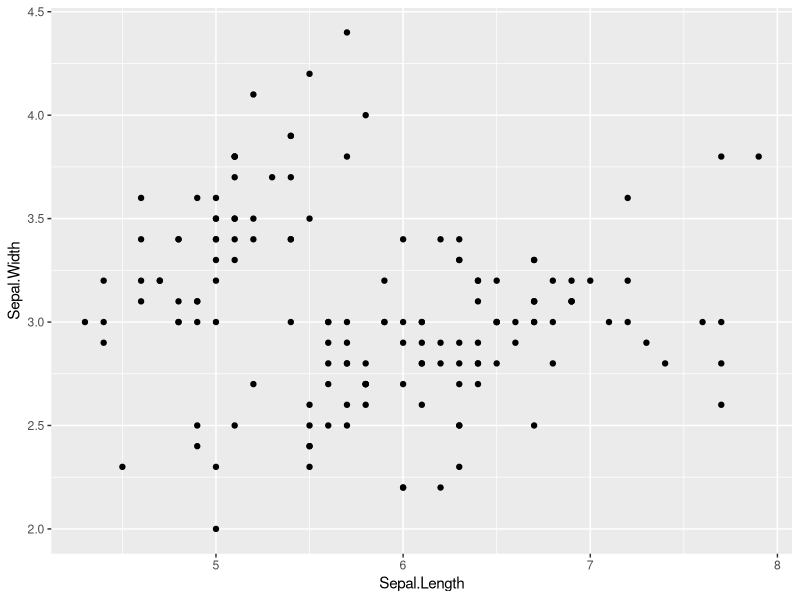
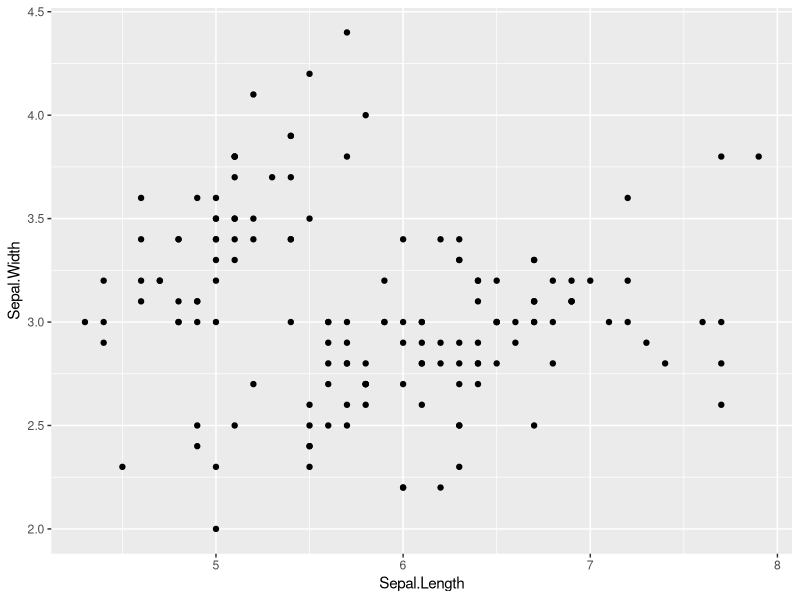
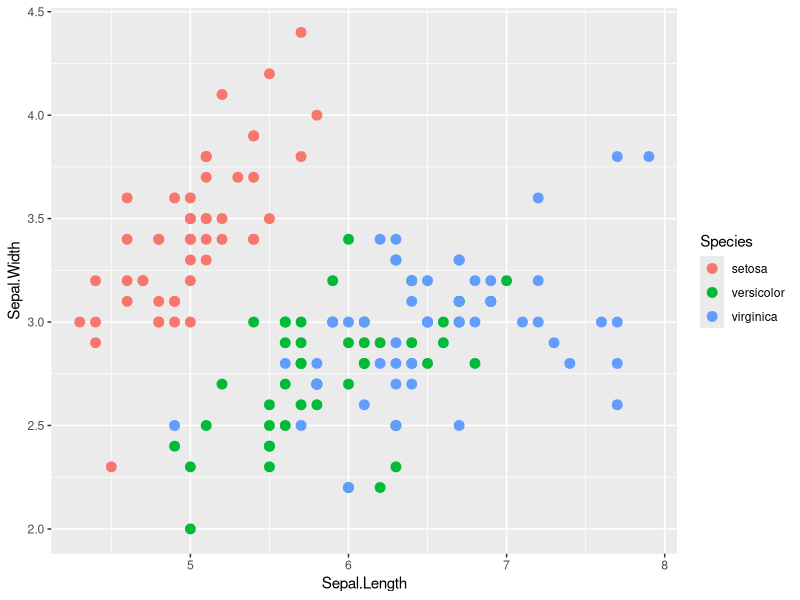
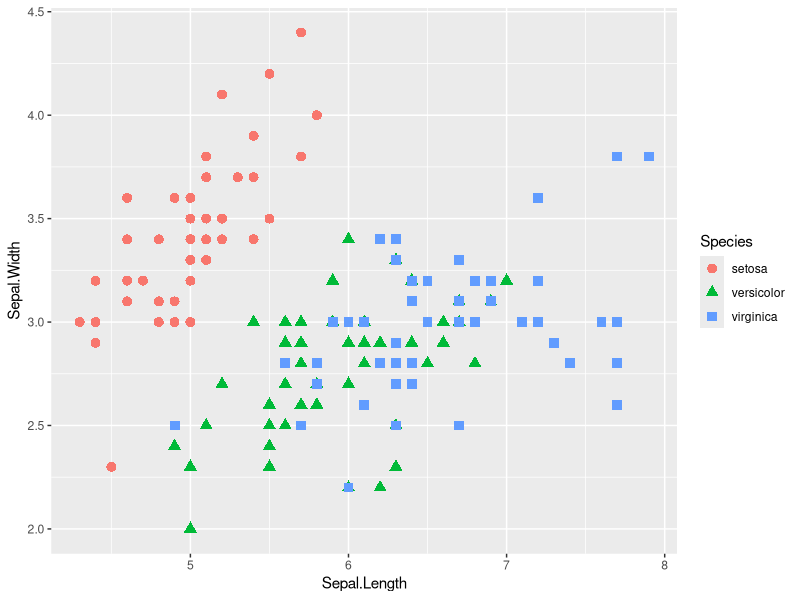
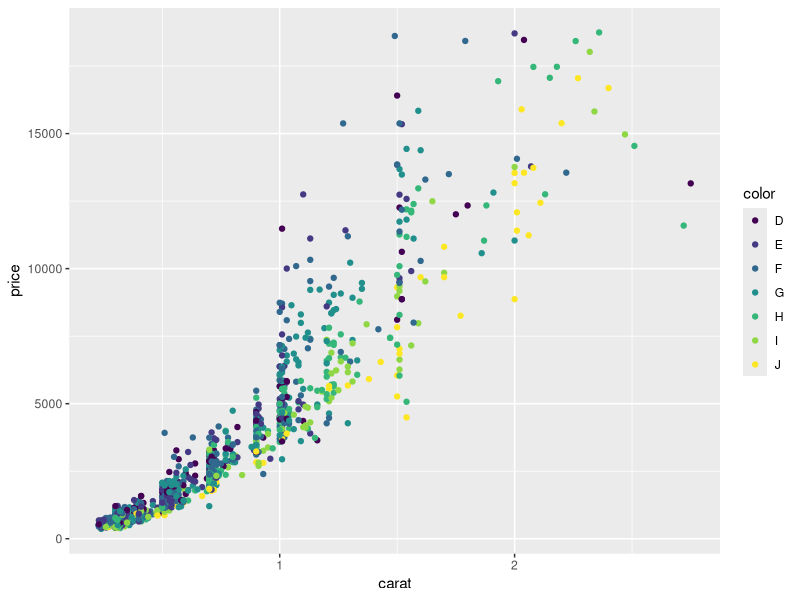
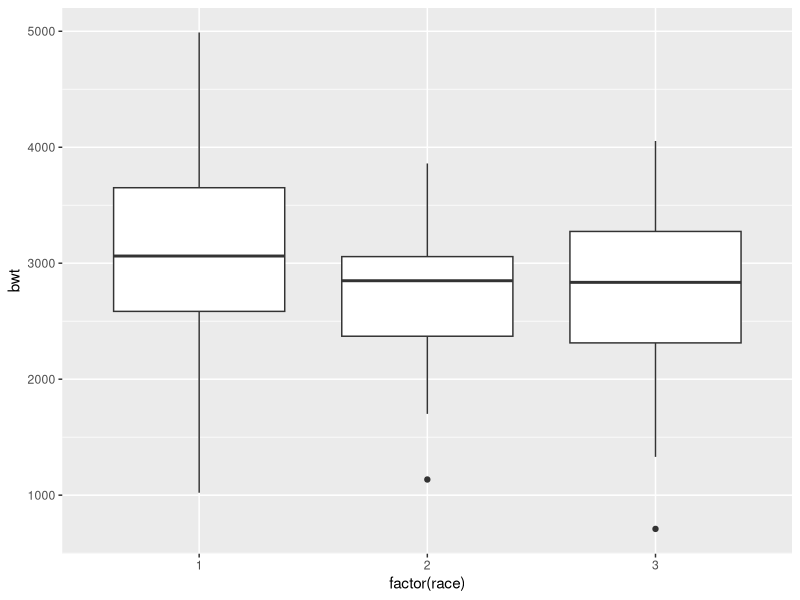
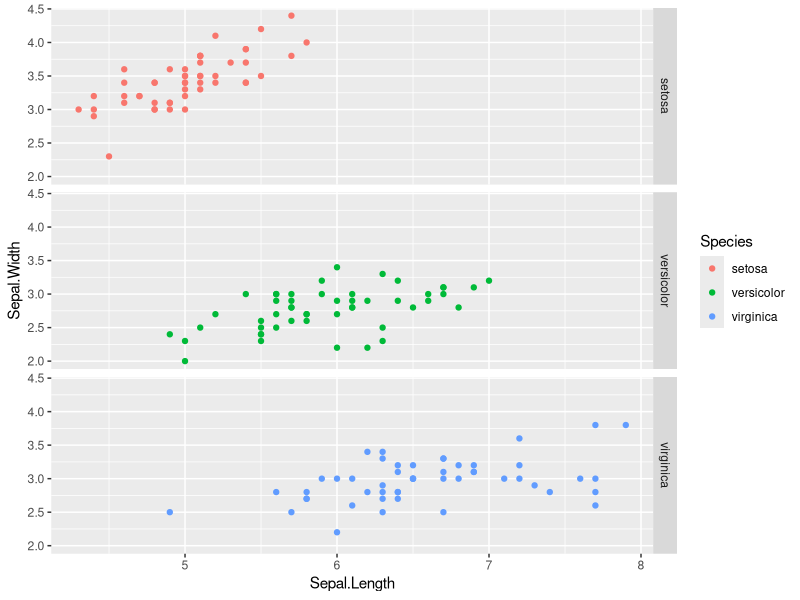
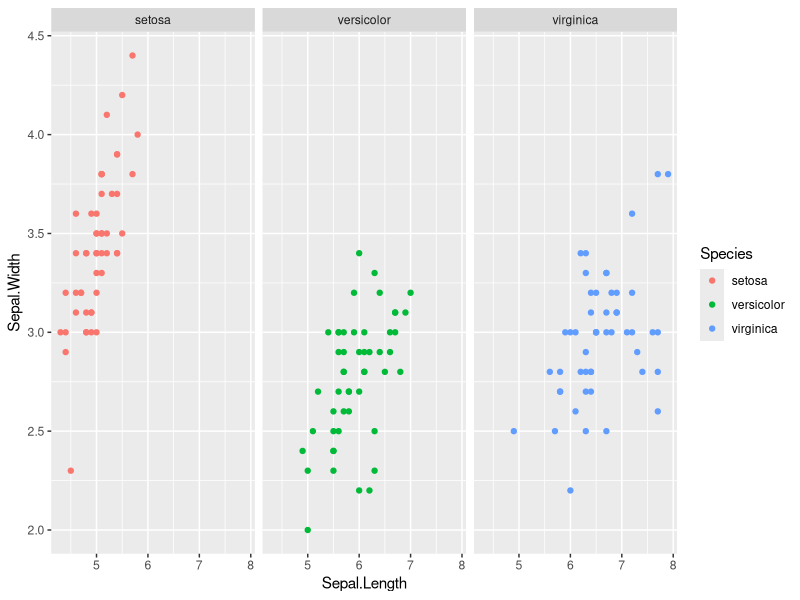

Write R code to recreate these figures, in order. (Note: this script raises an error after producing the figures.)
#ggplot2 101
install.packages("ggplot2", dependencies=TRUE)
install.packages("plyr") # splits data
install.packages("ggthemes") 
install.packages("reshape2") # melts data.frames #melt allows you to assign multiple variables to each name (for example, species names = sepal length, sepal width, petal length, and petal width) it assigns all of these variables in 1 column

#loading R packages into R
library("ggplot2")
library("plyr")
library("ggthemes")
library("reshape2")

#grammer of ggplot
  #data
  #aesthetics
  #geometry
  #facets
  #scales

#examples
head(iris)
iris[1:2, ]
df <- melt(iris, id.vars= "Species")
df[1:2, ]
dcast(df, Species ~ variable, mean)

#aesthetics example
myplot <- ggplot(data = iris, aes(x = Sepal.Length, y = Sepal.Width))
summary(myplot)

#geometry example
ggplot(data = iris, aes(x = Sepal.Length, y = Sepal.Width)) + geom_point()
myplot + geom_point()

#colors species and make points bigger
ggplot(data = iris, aes(x = Sepal.Length, y = Sepal.Width, color = Species)) + geom_point(size = 3)

#assign different shapes to species
ggplot(data = iris, aes(x = Sepal.Length, y = Sepal.Width, color = Species)) + geom_point(aes(shape = Species), size = 3)


#diamond R dataset
  #generate a subset
d2 <- diamonds[sample(1:dim(diamonds) [1], 1000), ]
names(d2) #determine the names in the data.frame file

# plotting carat relative to price, color based on color
ggplot(data = d2, aes(x = carat, y = price, color = color)) + geom_point()


#another example
library(MASS) 

#example of boxplot
ggplot(birthwt, aes(factor(race), bwt)) + geom_boxplot()

myboxplot <- ggplot(birthwt, aes(factor(race), bwt)) + geom_boxplot()
summary(myboxplot)

#facets examples
ggplot(iris, aes(Sepal.Length, Sepal.Width, color = Species)) + 
  geom_point() +
  facet_grid(Species ~ .) #faceting: single column, multiple rows

ggplot(iris, aes(Sepal.Length, Sepal.Width, color = Species)) + 
  geom_point() +
  facet_grid(. ~ Species) #faceting: multiple columns, single row

ggplot(iris, aes(Sepal.Length, Sepal.Width, color = Species)) + 
  geom_point() +
  facet_grid(~ Species) #facet wrapping; notice lack of .

#scales examples
aes(color = variable) #mapping
color = "black" #setting

scale_fill_manual(values = c("color1", "color2"))

library(RColorBrewer) #colors you can choose from
display.brewer.all()

#using a color brewer palette
df <- melt(iris, id.vars="Species")
ggplot(df, aes(Species, value, fill=variable)) +
  geom_bar(stat = "identity", position = "dodge") +
  scale_fill_brewer(palette = "Set1")

#Adding a continuous scale to an axis
library(MASS)
ggplot(birthwt, aes(factor(race), bwt)) +
  geom_boxplot(width = .2) +
  scale_y_continuous(lables = (paste0(1:4, "Kg")), 
                     breaks = seq(1000, 4000, by = 1000))

#histogram example
h <- ggplot(faithful, aes(x=waiting))
h + geom_histogram(binwidth = 30, colour = "black")
h + geom_histogram(binwidth = 8, fill = "steelblue", colour = "black")

#bar plots examples
ggplot(iris, aes(Species, Sepal.Length)) +
  geom_bar(stat="identity") #problem with this graph, all values stacked together

df <- melt(iris, id.vars="Species")
ggplot(df, aes(Species, value, fill=variable)) +
  geom_bar(stat="identity")

ggplot(df, aes(Species, value, fill=variable)) +
  geom_bar(stat="identity", position = "dodge") #stacked values

ggplot(df, aes(Species, value, fill=variable)) +
  geom_bar(stat="identity", position = "dodge", colour = "black")

#Exercise 3 diamond dataset
names(d2)

ggplot(d2, aes(x=clarity, fill=cut)) + 
  geom_bar(position = "dodge")

#Density plots
ggplot(faithful, aes(waiting)) + 
  geom_density()

ggplot(faithful, aes(waiting)) + 
  geom_density(fill = "blue", alpha = 0.1) # alpha = transparency variable

#Adding smoothers



